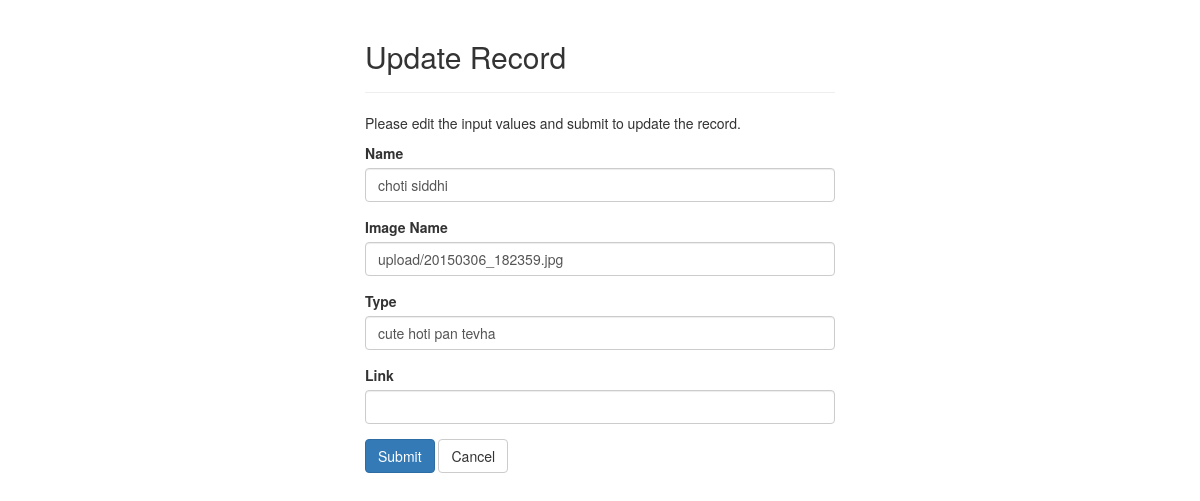
Page /admin/exam_crud/exam_update.php?id=13 on the committed database.
### tables this page shows
CREATE TABLE IF NOT EXISTS `cards` (
  `id` int(255) NOT NULL AUTO_INCREMENT,
  `name` varchar(255) NOT NULL,
  `image` varchar(255) NOT NULL,
  `type` varchar(255) NOT NULL,
  `description` varchar(255) NOT NULL,
  `link` varchar(255) NOT NULL,
  `information` varchar(255) NOT NULL,
  PRIMARY KEY (`id`)
);

### admin/exam_crud/exam_update.php (the view, shortened to what this page needs)
<?php
$conn=mysqli_connect("localhost","root","","cards");
$name = $image = $type = $description = $link = $information = "";
$name_err = $image_err = $type_err = $description_err = $link_err = $information_err = "";
if(isset($_POST["id"]) && !empty($_POST["id"])){
    $id = $_POST["id"];
    $input_name = trim($_POST["name"]);
    if(empty($input_name)){
        $name_err = "Please enter a name.";
    }
    else{
        $name = $input_name;
    }
    $input_image = trim($_POST["image"]);
    if(empty($input_image)){
        $image_err = "Insert Image name.";
    } else{
        $image = $input_image;
    }
    $input_type = trim($_POST["type"]);
    if(empty($input_type)){
        $type_err = "Please enter text.";
    }
     else{
        $type = $input_type;
    }
    $input_link = trim($_POST["link"]);
    if(empty($input_link)){
        $link_err = "Please enter link.";
    }
     else{
        $link = $input_link;
    }
    if(empty($name_err) && empty($image_err) && empty($type_err) && empty($link_err)){
        $sql = "UPDATE cards SET name=?, image=?, type=?, link=? WHERE id=?";
        if($stmt = mysqli_prepare($conn, $sql)){
            mysqli_stmt_bind_param($stmt, "ssssi", $param_name, $param_image, $param_type, $param_link, $param_id);
            $param_name = $name;
            $param_image = $image;
            $param_type = $type;
            $param_link = $link;
            $param_id = $id;
            if(mysqli_stmt_execute($stmt)){
                header("location: ../exam_edit.php");
                exit();
            } else{
                echo "Something went wrong. Please try again later.";
            }
        }
        mysqli_stmt_close($stmt);
    }
    mysqli_close($conn);
} else{
    if(isset($_GET["id"]) && !empty(trim($_GET["id"]))){
        $sql = "SELECT * FROM cards WHERE id = ?";
        if($stmt = mysqli_prepare($conn, $sql)){
            mysqli_stmt_bind_param($stmt, "i", $param_id);
            if(mysqli_stmt_execute($stmt)){
                $result = mysqli_stmt_get_result($stmt);
                if(mysqli_num_rows($result) == 1){
                    $row = mysqli_fetch_array($result, MYSQLI_ASSOC);
                    $name = $row["name"];
                    $image = $row["image"];
                    $type= $row["type"];
                    $link= $row["link"];
                } else{
                    header("location: error.php");
                    exit();
                }
            } else{
                echo "Oops! Something went wrong. Please try again later.";
            }
        }
    }  else{
        header("location: error.php");
        exit();
    }
}
?>
<!DOCTYPE html>
<html lang="en">
<head>
    <link rel="stylesheet" href="https://maxcdn.bootstrapcdn.com/bootstrap/3.3.7/css/bootstrap.css">
</head>
<body>
    <div class="wrapper">
        <div class="container-fluid">
            <div class="row">
                <div class="col-md-12">
                    <div class="page-header">
                        <h2>Update Record</h2>
                    </div>
                    <p>Please edit the input values and submit to update the record.</p>
                    <form action="<?php echo htmlspecialchars(basename($_SERVER['REQUEST_URI'])); ?>" method="post">
                        <div class="form-group <?php echo (!empty($name_err)) ? 'has-error' : ''; ?>">
                            <label>Name</label>
                            <input type="text" name="name" class="form-control" value="<?php echo $name; ?>">
                        </div>
                        <div class="form-group <?php echo (!empty($image_err)) ? 'has-error' : ''; ?>">
                            <label>Image Name</label>
                            <input type="text" name="image" class="form-control" value="<?php echo $image; ?>">
                        </div>
                        <div class="form-group <?php echo (!empty($type_err)) ? 'has-error' : ''; ?>">
                            <label>Type</label>
                            <input type="text"  name="type" class="form-control" maxlength="145" value="<?php echo $type; ?>">
                        </div>
                        <div class="form-group <?php echo (!empty($link_err)) ? 'has-error' : ''; ?>">
                            <label>Link</label>
                            <input type="text"  name="link" class="form-control" maxlength="145" value="<?php echo $link; ?>">
                        </div>
                        <input type="submit" class="btn btn-primary" value="Submit">
                        <a href="../exam_edit.php" class="btn btn-default">Cancel</a>
                    </form>
                </div>
            </div>
        </div>
    </div>
</body>
</html>

### admin/exam_crud/exam_update.php (style rules this page uses)
.wrapper { width: 500px; margin: 0 auto; }

### rows in the picture
cards: name "choti siddhi", image "upload/20150306_182359.jpg", type "cute hoti pan tevha"
